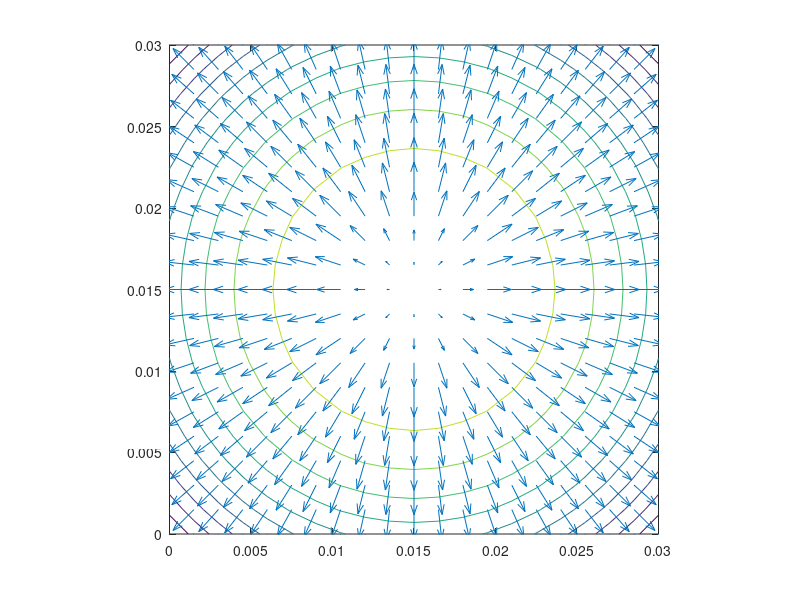
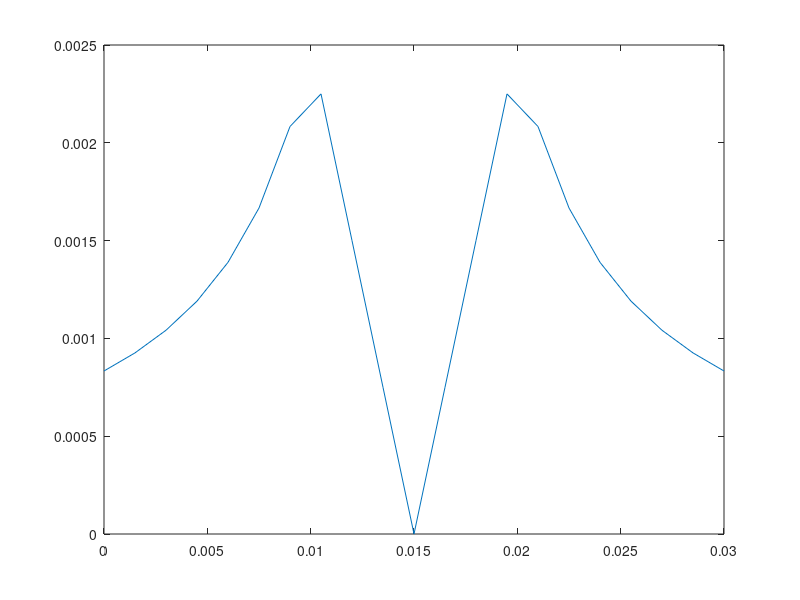
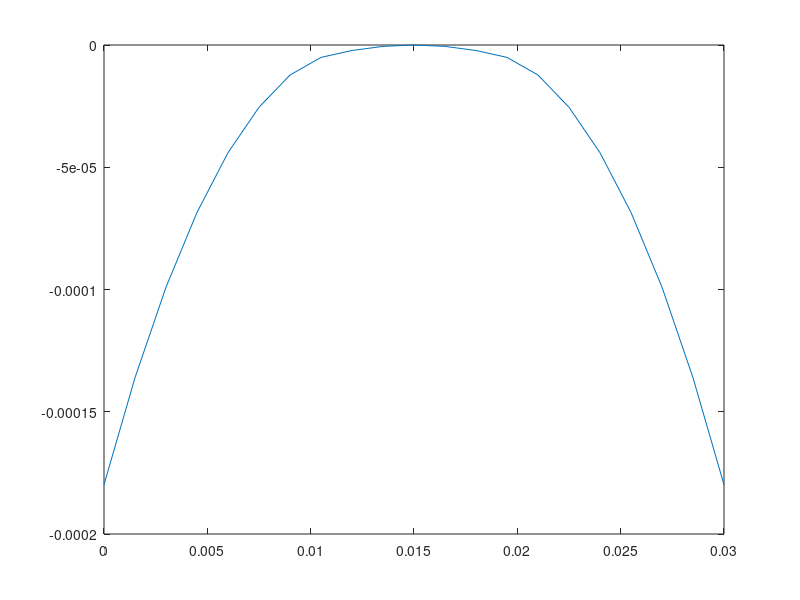

The MATLAB script that drew these images, in order:
close all; clear; clc;

%% define parameters

eps0 = 8.85e-12; % vacuum permittivity
Lx = 3e-2; % Lx = 3cm
Ly = 3e-2; % Ly = 3cm

R = Lx/6;  % radius of the cylinder
ro_0 = 8.85e-12;  % charge density in the cylinder


nx = 20;  % number of points 
ny = 20;


% discretization domain

x = linspace(0,Lx,nx+1);
y = linspace(0,Ly,ny+1);

[X, Y] = meshgrid(x,y);

%% Compute the electric field and electric potential


E1 = ro_0/(2*eps0) * sqrt((X-Lx/2).^2+(Y-Ly/2).^2);       % r < R
E2 = ro_0*R^2/(2*eps0) ./ sqrt((X-Lx/2).^2+(Y-Ly/2).^2);  % r > R

Phi1 = -ro_0/(4*eps0) * ((X-Lx/2).^2+(Y-Ly/2).^2);  % r < R
Phi2 = -ro_0/(4*eps0) * ((X-Lx/2).^2+(Y-Ly/2).^2).*...
      (1+2*log( sqrt((X-Lx/2).^2+(Y-Ly/2).^2)/R )); % r > R 

[idxX, idxY] = find( sqrt( (X-Lx/2).^2 + (Y-Ly/2).^2 ) > R );


E = E1;
Phi = Phi1;

for i = 1:length(idxX) 
    E(idxX(i), idxY(i)) = E2(idxX(i), idxY(i));
    Phi(idxX(i), idxY(i)) = Phi2(idxX(i), idxY(i));
end


Ex = E.* (X-Lx/2)/R;
Ey = E.* (Y-Ly/2)/R;




%%

figure(1)
clf
contour(X,Y,Phi)
hold on
quiver(X,Y,Ex,Ey)
axis equal

figure(2)
clf
plot(x,E(find(y==Ly/2),:))

figure(3)
clf
plot(x,Phi(find(y==Ly/2),:))





























